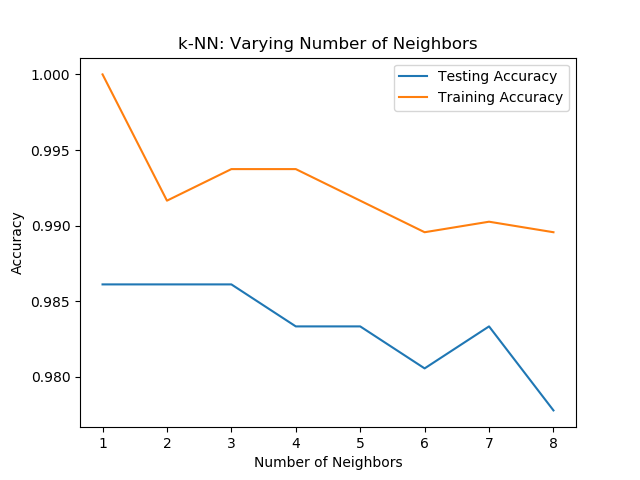

Here is the Python script that generated this plot:
#!/usr/bin/env python

import numpy as np

from sklearn import datasets
from sklearn.neighbors import KNeighborsClassifier
from sklearn.model_selection import train_test_split

import matplotlib.pyplot as plt

digits = datasets.load_digits()
X = digits.data
y = digits.target

X_train, X_test, y_train, y_test = train_test_split(
    X, y, test_size=0.2, random_state=42, stratify=y
)

neighbors = np.arange(1, 9)
train_accuracy = np.empty(len(neighbors))
test_accuracy = np.empty(len(neighbors))

for i, k in enumerate(neighbors):
    knn = KNeighborsClassifier(k)
    knn.fit(X_train, y_train)

    train_accuracy[i] = knn.score(X_train, y_train)
    test_accuracy[i] = knn.score(X_test, y_test)

plt.title(f"k-NN: Varying Number of Neighbors")
plt.plot(neighbors, test_accuracy, label=f"Testing Accuracy")
plt.plot(neighbors, train_accuracy, label=f"Training Accuracy")
plt.legend()
plt.xlabel(f"Number of Neighbors")
plt.ylabel(f"Accuracy")
plt.show()
